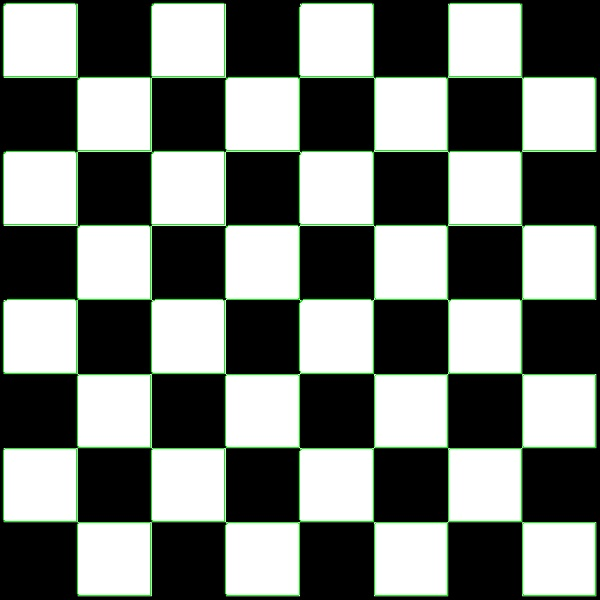
#> input picture output/Image_1_edge.jpg, 600 x 600 px; its folder holds only this picture in this run
$ python edge_detector.py --path ../output/Image_1_edge.jpg   (older library calls are emulated)
#> lines starting #> are read from the running program, lines starting #| are printed output that depends on the picture; after the words box and inside, x2 and y2 are one past the last pixel; in counts of white or black regions, pixels touching at a corner belong together
import os
import re
import cv2
import glob
import numpy as np
from argparse import ArgumentParser, Action

class ParseKwargs(Action):
    def __call__(self, arg_parser, namespace, values, option_string=None):
        setattr(namespace, self.dest, dict())
        for value in values:
            key, value = value.split('=')
            getattr(namespace, self.dest)[key] = value

def parseParams():

    # set parameters
    arg_parser = ArgumentParser()
    arg_parser.add_argument('-p', '--path', type=str, required=True)
    arg_parser.add_argument('-f', '--filter', type=str, default='gaussian')
    arg_parser.add_argument('-k', '--kernel', type=str, default=None)
    arg_parser.add_argument('-d', '--detector', type=str, default='canny')
    arg_parser.add_argument('-o', '--outputtype', type=str, default='jpg')
    arg_parser.add_argument('-w', '--kwargs', nargs='*', action=ParseKwargs)
    params = arg_parser.parse_args()
    return params

def remove_noise(image, filter_type=None, kernel=None, size=5, sigma=75):
    """remove_noise.

    Parameters
    ----------
    image : numpy.array
        Source image.
    filter_type : string
        filter fcuntion in opencv (average, gaussian, median, bilateral)
    kernel : numpy.array
        kernel function in self-defined
    """

    # set filter: average, gaussian, median, bilateral
    def average(img): return cv2.blur(img, (size,size))
    def gaussian(img):  return cv2.GaussianBlur(img, (size, size), 0)
    def median(img): return cv2.medianBlur(img, size)
    def bilateral(img): return cv2.bilateralFilter(img, size, sigma, sigma)

    # remove noise with chosen filter
    if filter_type not in ["average", "gaussian", "median", "bilateral"]:
        print(f'your filter function is: {filter_type}, not the correct function name\nplease choose filter function from (average, gaussian, median, bilateral)')
    elif kernel is not None:
        print(f"self-defined kernel is using, filter doesn't work")
        image_filtered = cv2.filter2D(image, -1, kernel)
    else:
        image_filtered = eval(filter_type)(image)

    return image_filtered

def edge_detector(image, detect='canny', depth = cv2.CV_64F):
    """edge_detector.

    Parameters
    ----------
    image : numpy.array
        Source image.
    detect : string
        Edge detection fcuntion in opencv (sobel, laplacian, canny)
    depth : int
        Desired depth of the destination image.
    """

    if detect not in  ["sobel", "laplacian", "canny"]:
        print(f'your detect function is: {detect}, not the correct function name\nplease choose detect function from (sobel, laplacian, canny)')
    # Set edge detector
    def sobel(img, depth):
        sobel_x = cv2.Sobel(img, depth, 1, 0)
        sobel_y = cv2.Sobel(img, depth, 0, 1)
        sobel_x = np.uint8(np.absolute(sobel_x))
        sobel_y = np.uint8(np.absolute(sobel_y))
        image_detect = cv2.bitwise_or(sobel_x, sobel_y)
        return image_detect
    def laplacian(img, depth): return np.uint8(np.abs(cv2.Laplacian(img, depth)))
    def canny(img, depth): return cv2.Canny(img, 100, 200)

    # detect edge from image
    image_detect = eval(detect)(image, depth)

    return image_detect

if __name__ == '__main__':

    params = parseParams()
    # replace parameter if kwargs exist.
    kwargs = {'threshold': 150, 'size': 5, 'sigma': 75, 'depth': cv2.CV_64F}
    if params.kwargs:
        for key in params.kwargs.keys():
            kwargs[key] = int(params.kwargs[key])

    # load image
    for name in glob.glob('%s'%params.path):
        img_original = cv2.imread(name)
#> img_original is the input picture: shape (600, 600, 3); mean B, G, R 120.5, 125.4, 120.5
        img_gray = cv2.cvtColor(img_original, cv2.COLOR_BGR2GRAY)
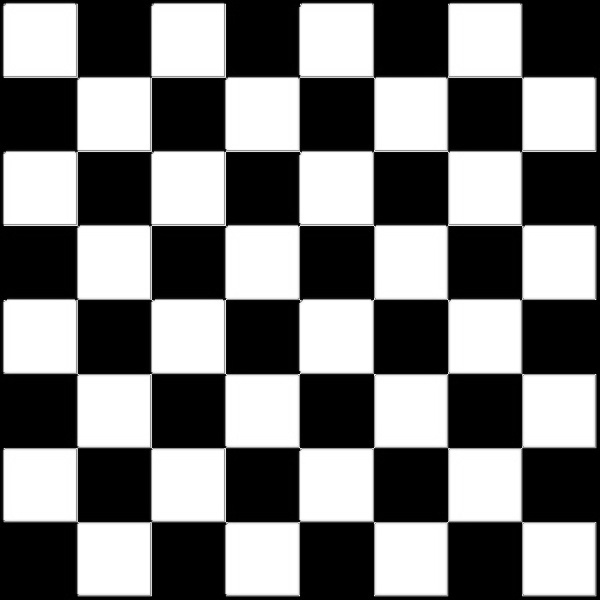
#> img_gray: shape (600, 600); min 0, max 255, mean 123.3

        # set kernel if it is not None
        kernel = None
        if params.kernel:
            kernel = eval(params.kernel)
            kernel = np.array(kernel, dtype="float32")

        filtered_image = remove_noise(img_gray, filter_type=params.filter, kernel=kernel, size=kwargs['size'], sigma=kwargs['sigma'] )

        # use threshold to convert image to binary (black, white)
        img_binary = cv2.threshold(filtered_image, kwargs['threshold'], 255, cv2.THRESH_BINARY)[1]
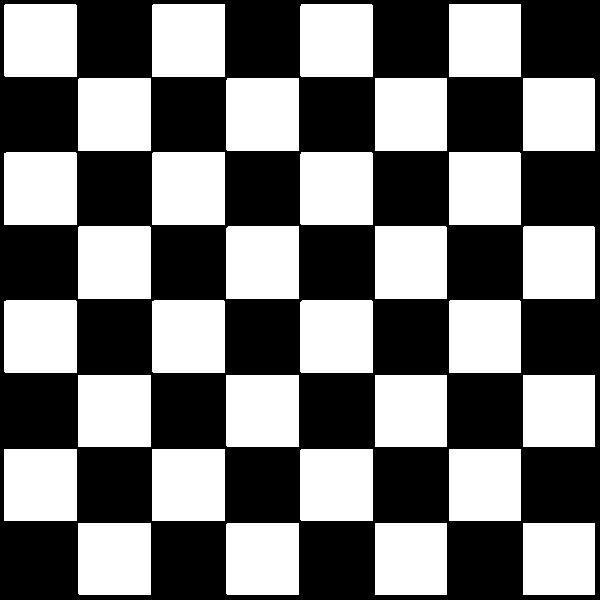
#> img_binary: shape (600, 600); 46.9% white; 32 white regions, largest, box (x1, y1, x2, y2) and area: (152, 4, 225, 77) 5328, (78, 78, 151, 151) 5328, (152, 152, 225, 225) 5328

        img_edge = edge_detector(img_binary, detect=params.detector, depth=kwargs['depth'])
#> in canny, `def canny(img, depth): return cv2.Canny(img, 100, 200)`:
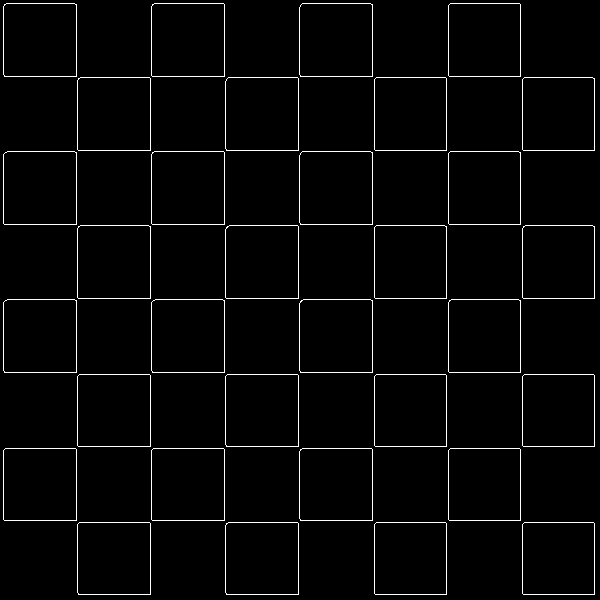
#> returned value: shape (600, 600); 2.5% white in thin lines or dots

        # overlap edge to original figure
        edge = (img_edge > 100).astype(int)
#> edge: shape (600, 600) int64; values 0 (black) and 1 (white), 2.5% white in thin lines or dots
        img_original[:,:,0][edge == 1] = 0
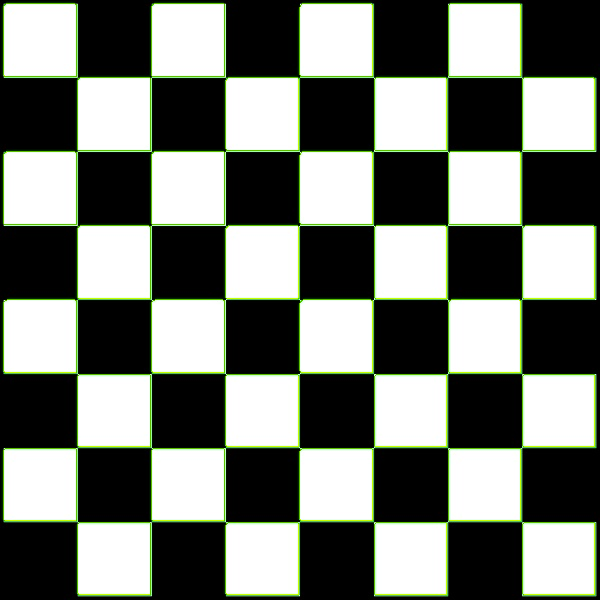
#> img_original: shape (600, 600, 3); mean B, G, R 117.3, 125.4, 120.5
        img_original[:,:,1][edge == 1] = 255
        img_original[:,:,2][edge == 1] = 0
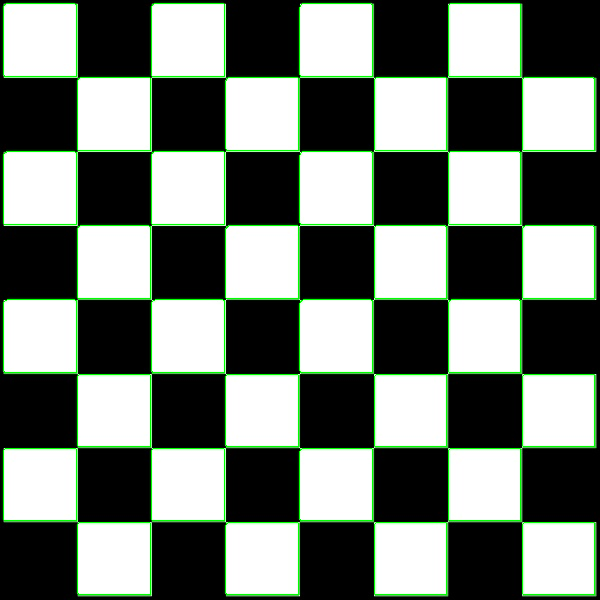
#> img_original: shape (600, 600, 3); mean B, G, R 117.3, 126.5, 117.2


        # output with output pathwith in same name and type
        regExp  = "[ \w-]+?(?=\.)"
        output = re.findall(regExp, name)
        output_path = f'../output/{output[0]}_edge.{params.outputtype}'
        print(output_path)
        if not os.path.exists('../output/'):
            os.makedirs('../output/')
        cv2.imwrite(output_path, img_original)

$ run again, on output/Image_3_edge.jpg
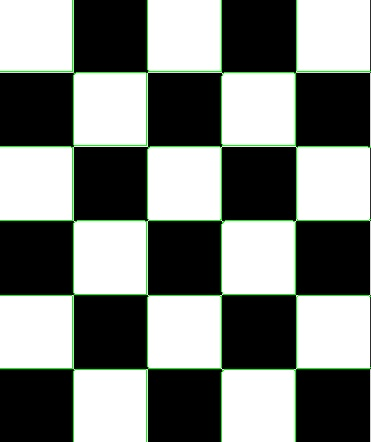
#> input picture output/Image_3_edge.jpg, 371 x 442 px
#> img_original is the input picture: shape (442, 371, 3); mean B, G, R 124.5, 128.5, 124.5
#> `img_binary = cv2.threshold(filtered_image, kwargs['threshold'], 255, c..`:
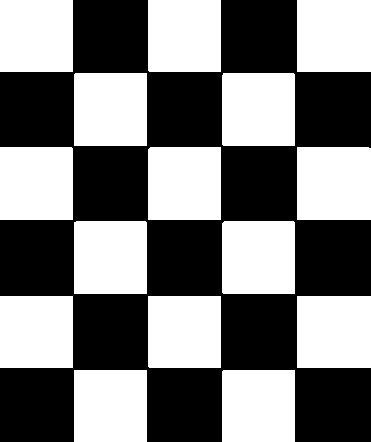
#> img_binary: shape (442, 371); 48.5% white; 15 white regions, largest, box (x1, y1, x2, y2) and area: (297, 147, 371, 220) 5400, (297, 0, 371, 72) 5328, (74, 73, 147, 146) 5328
#> edge: shape (442, 371) int64; values 0 (black) and 1 (white), 2.2% white in thin lines or dots
#> `img_original[:,:,2][edge == 1] = 0`:
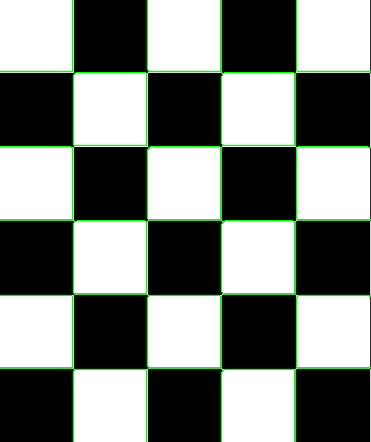
#> img_original: shape (442, 371, 3); mean B, G, R 121.7, 129.5, 121.7

$ run again, on output/Image_4_edge.jpg
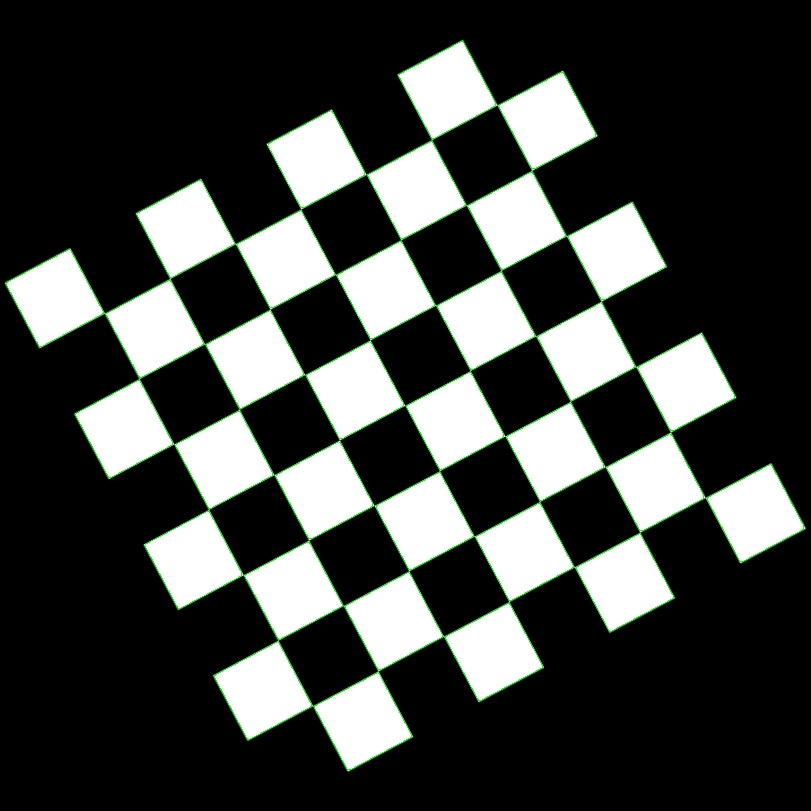
#> input picture output/Image_4_edge.jpg, 811 x 811 px
#> img_original is the input picture: shape (811, 811, 3); mean B, G, R 65.5, 68.2, 65.5
#> `img_binary = cv2.threshold(filtered_image, kwargs['threshold'], 255, c..`:
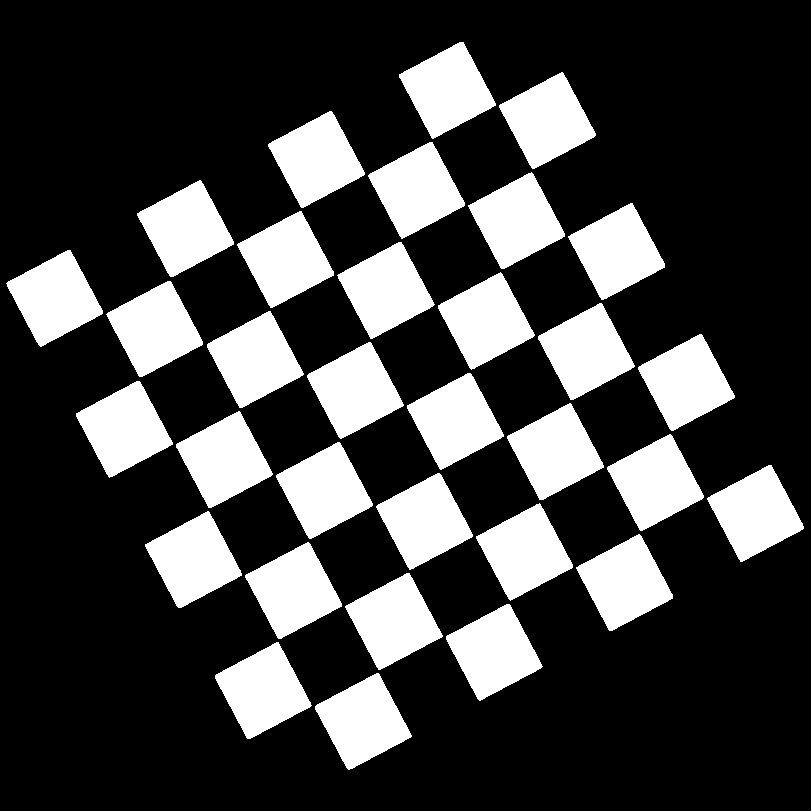
#> img_binary: shape (811, 811); 25.9% white; 32 white regions, largest, box (x1, y1, x2, y2) and area: (345, 573, 443, 670) 5339, (137, 180, 234, 277) 5336, (207, 311, 304, 408) 5333
#> edge: shape (811, 811) int64; values 0 (black) and 1 (white), 1.3% white in thin lines or dots, all inside (x1, y1, x2, y2) = (6, 41, 804, 770)
#> `img_original[:,:,2][edge == 1] = 0`:
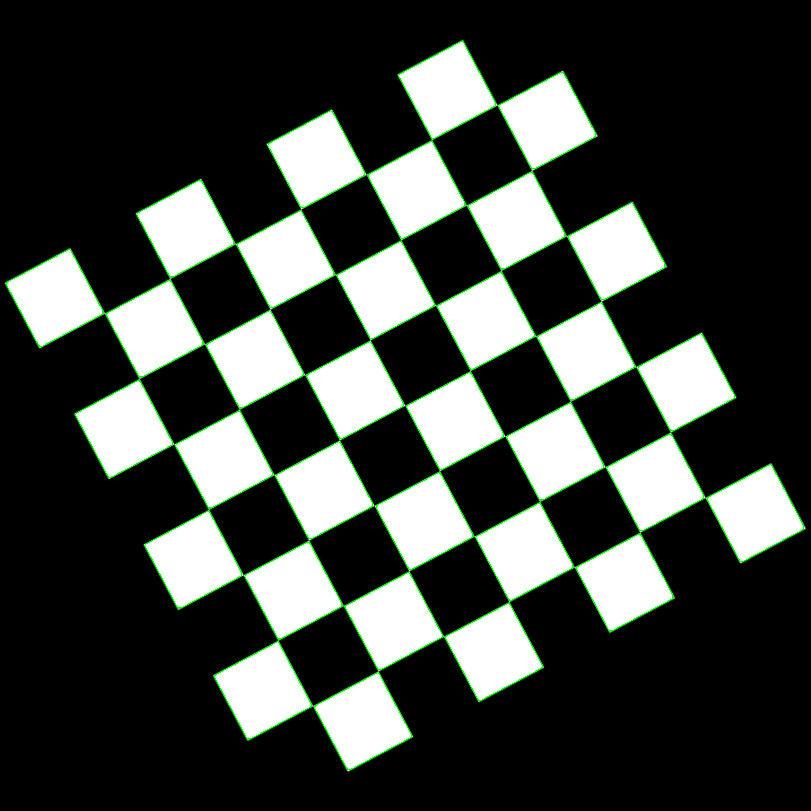
#> img_original: shape (811, 811, 3); mean B, G, R 64.2, 69.1, 64.2
